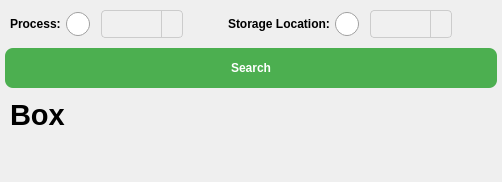
         <widget class="QWidget" name="tabLayout">
          <attribute name="icon">
           <iconset resource="lib_icon_InventoryManagement.qrc">
            <normaloff>:/icon/images/icon/layout_logo.png</normaloff>:/icon/images/icon/layout_logo.png</iconset>
          </attribute>
          <attribute name="title">
           <string>LAYOUT</string>
          </attribute>
          <layout class="QVBoxLayout" name="verticalLayout_7">
           <property name="spacing">
            <number>5</number>
           </property>
           <property name="leftMargin">
            <number>5</number>
           </property>
           <property name="topMargin">
            <number>5</number>
           </property>
           <property name="rightMargin">
            <number>5</number>
           </property>
           <property name="bottomMargin">
            <number>5</number>
           </property>
           <item>
            <widget class="QWidget" name="widget_search_tablayout" native="true">
             <layout class="QHBoxLayout" name="horizontalLayout_3">
              <property name="spacing">
               <number>5</number>
              </property>
              <property name="leftMargin">
               <number>5</number>
              </property>
              <property name="topMargin">
               <number>5</number>
              </property>
              <property name="rightMargin">
               <number>5</number>
              </property>
              <property name="bottomMargin">
               <number>5</number>
              </property>
              <item>
               <widget class="QLabel" name="layout_process_label">
                <property name="sizePolicy">
                 <sizepolicy hsizetype="Fixed" vsizetype="Preferred">
                  <horstretch>0</horstretch>
                  <verstretch>0</verstretch>
                 </sizepolicy>
                </property>
                <property name="font">
                 <font>
                  <weight>75</weight>
                  <bold>true</bold>
                 </font>
                </property>
                <property name="text">
                 <string>Process:</string>
                </property>
               </widget>
              </item>
              <item>
               <widget class="QRadioButton" name="layout_search_process_radio">
                <property name="sizePolicy">
                 <sizepolicy hsizetype="Fixed" vsizetype="Fixed">
                  <horstretch>0</horstretch>
                  <verstretch>0</verstretch>
                 </sizepolicy>
                </property>
                <property name="styleSheet">
                 <string notr="true">QRadioButton::indicator {
    width: 24px; /* Chiều rộng icon */
    height: 24px; /* Chiều cao icon */
}

QRadioButton::indicator:unchecked {
    image: url(:/icon/images/icon/Search_no.png); /* Đường dẫn đến biểu tượng unchecked */
}

QRadioButton::indicator:checked {
    image: url(:/icon/images/icon/Search_yes.png); /* Đường dẫn đến biểu tượng checked */
}
</string>
                </property>
                <property name="text">
                 <string/>
                </property>
               </widget>
              </item>
              <item>
               <widget class="QComboBox" name="layout_process_combobox">
                <property name="sizePolicy">
                 <sizepolicy hsizetype="Preferred" vsizetype="Fixed">
                  <horstretch>0</horstretch>
                  <verstretch>0</verstretch>
                 </sizepolicy>
                </property>
                <property name="maximumSize">
                 <size>
                  <width>300</width>
                  <height>16777215</height>
                 </size>
                </property>
                <property name="cursor">
                 <cursorShape>PointingHandCursor</cursorShape>
                </property>
                <property name="toolTip">
                 <string>Chọn nơi bảo quản linh kiện</string>
                </property>
                <property name="layoutDirection">
                 <enum>Qt::LeftToRight</enum>
                </property>
                <property name="styleSheet">
                 <string notr="true">/* QComboBox styling */
QComboBox {
    background-color: #f0f0f0;
    border: 1px solid #ccc;
    border-radius: 4px;
    padding: 4px;
    font-size: 14px;
    color: #333;
}

/* Khi QComboBox được focus */
QComboBox:focus {
    border: 2px solid #4a90e2; /* Màu viền khi focus */
}

QComboBox::drop-down {
    border-left: 1px solid #ccc;
    width: 20px;
}

QComboBox::down-arrow {
    image: url(:/icon/images/icon/pngwing.com.png); /* Đảm bảo bạn có một biểu tượng mũi tên trong thư mục 'icons' */
}</string>
                </property>
                <property name="editable">
                 <bool>false</bool>
                </property>
               </widget>
              </item>
              <item>
               <spacer name="horizontalSpacer_7">
                <property name="orientation">
                 <enum>Qt::Horizontal</enum>
                </property>
                <property name="sizeType">
                 <enum>QSizePolicy::Fixed</enum>
                </property>
                <property name="sizeHint" stdset="0">
                 <size>
                  <width>40</width>
                  <height>20</height>
                 </size>
                </property>
               </spacer>
              </item>
              <item>
               <widget class="QLabel" name="layout_storage_location_label">
                <property name="sizePolicy">
                 <sizepolicy hsizetype="Fixed" vsizetype="Preferred">
                  <horstretch>0</horstretch>
                  <verstretch>0</verstretch>
                 </sizepolicy>
                </property>
                <property name="font">
                 <font>
                  <weight>75</weight>
                  <bold>true</bold>
                 </font>
                </property>
                <property name="text">
                 <string>Storage Location:</string>
                </property>
               </widget>
              </item>
              <item>
               <widget class="QRadioButton" name="layout_search_storage_location_radio">
                <property name="sizePolicy">
                 <sizepolicy hsizetype="Fixed" vsizetype="Fixed">
                  <horstretch>0</horstretch>
                  <verstretch>0</verstretch>
                 </sizepolicy>
                </property>
                <property name="styleSheet">
                 <string notr="true">QRadioButton::indicator {
    width: 24px; /* Chiều rộng icon */
    height: 24px; /* Chiều cao icon */
}

QRadioButton::indicator:unchecked {
    image: url(:/icon/images/icon/Search_no.png); /* Đường dẫn đến biểu tượng unchecked */
}

QRadioButton::indicator:checked {
    image: url(:/icon/images/icon/Search_yes.png); /* Đường dẫn đến biểu tượng checked */
}
</string>
                </property>
                <property name="text">
                 <string/>
                </property>
               </widget>
              </item>
              <item>
               <widget class="QComboBox" name="layout_storage_location_combobox">
                <property name="sizePolicy">
                 <sizepolicy hsizetype="Preferred" vsizetype="Fixed">
                  <horstretch>0</horstretch>
                  <verstretch>0</verstretch>
                 </sizepolicy>
                </property>
                <property name="maximumSize">
                 <size>
                  <width>300</width>
                  <height>16777215</height>
                 </size>
                </property>
                <property name="cursor">
                 <cursorShape>PointingHandCursor</cursorShape>
                </property>
                <property name="focusPolicy">
                 <enum>Qt::WheelFocus</enum>
                </property>
                <property name="toolTip">
                 <string>Chọn nơi bảo quản linh kiện</string>
                </property>
                <property name="layoutDirection">
                 <enum>Qt::LeftToRight</enum>
                </property>
                <property name="styleSheet">
                 <string notr="true">/* QComboBox styling */
QComboBox {
    background-color: #f0f0f0;
    border: 1px solid #ccc;
    border-radius: 4px;
    padding: 4px;
    font-size: 14px;
    color: #333;
}

/* Khi QComboBox được focus */
QComboBox:focus {
    border: 2px solid #4a90e2; /* Màu viền khi focus */
}

QComboBox::drop-down {
    border-left: 1px solid #ccc;
    width: 20px;
}

QComboBox::down-arrow {
    image: url(:/icon/images/icon/pngwing.com.png); /* Đảm bảo bạn có một biểu tượng mũi tên trong thư mục 'icons' */
}</string>
                </property>
                <property name="editable">
                 <bool>false</bool>
                </property>
               </widget>
              </item>
              <item>
               <spacer name="horizontalSpacer_8">
                <property name="orientation">
                 <enum>Qt::Horizontal</enum>
                </property>
                <property name="sizeHint" stdset="0">
                 <size>
                  <width>40</width>
                  <height>20</height>
                 </size>
                </property>
               </spacer>
              </item>
             </layout>
            </widget>
           </item>
           <item>
            <widget class="QPushButton" name="layout_search_button">
             <property name="minimumSize">
              <size>
               <width>0</width>
               <height>40</height>
              </size>
             </property>
             <property name="maximumSize">
              <size>
               <width>16777215</width>
               <height>40</height>
              </size>
             </property>
             <property name="sizeIncrement">
              <size>
               <width>0</width>
               <height>40</height>
              </size>
             </property>
             <property name="font">
              <font>
               <pointsize>-1</pointsize>
               <weight>75</weight>
               <bold>true</bold>
              </font>
             </property>
             <property name="cursor">
              <cursorShape>PointingHandCursor</cursorShape>
             </property>
             <property name="styleSheet">
              <string notr="true">/* QPushButton - Green modern style */
QPushButton {
    background-color: #4CAF50;       /* Xanh lá hiện đại */
    border: none;
    border-radius: 8px;
    color: white;
    font-size: 12px;
    font-weight: bold;
    padding: 8px 16px;
}

QPushButton:hover {
    background-color: #45a049;       /* Xanh đậm hơn khi hover */
    font-size: 14px;                 /* Giữ font-size, không nhảy */
}

QPushButton:pressed {
    background-color: #3e8e41;       /* Xanh tối hơn khi nhấn */
}

QPushButton:disabled {
    background-color: #d3d3d3;
    color: #888;
}
</string>
             </property>
             <property name="text">
              <string>Search</string>
             </property>
             <property name="icon">
              <iconset resource="lib_icon_InventoryManagement.qrc">
               <normaloff>:/icon/images/icon/Search.png</normaloff>:/icon/images/icon/Search.png</iconset>
             </property>
             <property name="iconSize">
              <size>
               <width>32</width>
               <height>32</height>
              </size>
             </property>
            </widget>
           </item>
           <item>
            <widget class="QWidget" name="widget_box_tablayout" native="true">
             <layout class="QGridLayout" name="gridLayout_boxs">
              <property name="leftMargin">
               <number>5</number>
              </property>
              <property name="topMargin">
               <number>5</number>
              </property>
              <property name="rightMargin">
               <number>5</number>
              </property>
              <property name="bottomMargin">
               <number>5</number>
              </property>
              <property name="spacing">
               <number>5</number>
              </property>
              <item row="0" column="0">
               <widget class="QLabel" name="layout_label">
                <property name="font">
                 <font>
                  <pointsize>22</pointsize>
                  <weight>75</weight>
                  <bold>true</bold>
                 </font>
                </property>
                <property name="frameShape">
                 <enum>QFrame::NoFrame</enum>
                </property>
                <property name="text">
                 <string>Box</string>
                </property>
                <property name="scaledContents">
                 <bool>false</bool>
                </property>
                <property name="alignment">
                 <set>Qt::AlignLeading|Qt::AlignLeft|Qt::AlignVCenter</set>
                </property>
               </widget>
              </item>
             </layout>
            </widget>
           </item>
           <item>
            <spacer name="verticalSpacer">
             <property name="orientation">
              <enum>Qt::Vertical</enum>
             </property>
             <property name="sizeHint" stdset="0">
              <size>
               <width>20</width>
               <height>40</height>
              </size>
             </property>
            </spacer>
           </item>
          </layout>
         </widget>
